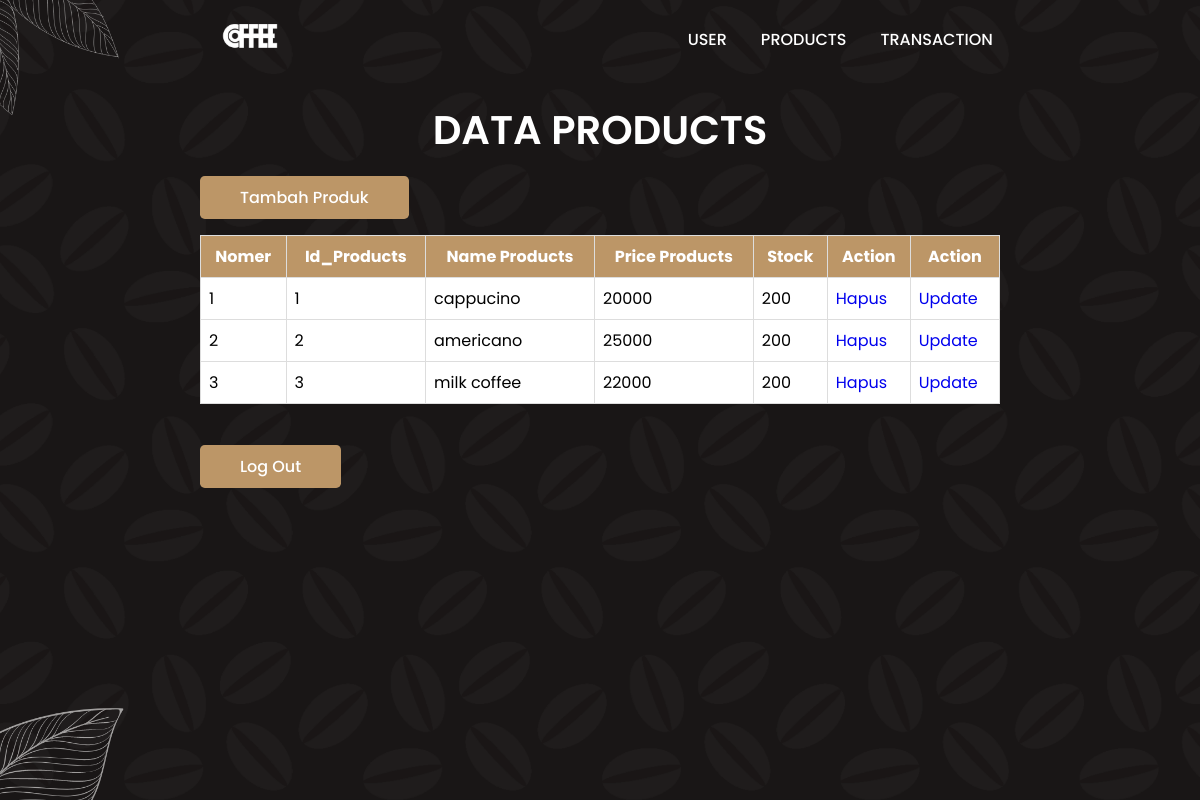
Page /coffee/admin/products.php on the committed database.
### tables this page shows
CREATE TABLE `products` (
  `id_produk` int(11) NOT NULL,
  `nama_produk` varchar(30) NOT NULL,
  `harga_produk` int(11) NOT NULL,
  `stock` int(11) NOT NULL
);

### coffee/admin/products.php (the view, shortened to what this page needs)
<!DOCTYPE html>
<html lang="en">
<head>
    <link rel="stylesheet" href="styleadmin.css">
</head>
<body>
    <header>
        <a href="#" class="logo">
            <img src="img/logo1.png" alt="">
        </a>
        <ul class="navbar">
            <li><a href="user.php">User</a></li>
            <li><a href="products.php">Products</a></li>
            <li><a href="transaction.php">transaction</a></li>
        </ul>
    </header>
    <section class="user">
    <h1 class="heading">Data Products</h1>
    <br>
        <a href="tambah_produk.php" class="btn">Tambah Produk</a>
        <br>
        <br>
        <table border="1" class="table">
            <tr>
                <th>Nomer</th>
                <th>Id_Products</th>
                <th>Name Products</th>
                <th>Price Products</th>
                <th>Stock</th>
                <th>Action</th>
                <th>Action</th>
            </tr>
            <?php
            include '../koneksi.php';
            $query_mysql = mysqli_query($mysqli, "SELECT * FROM products") or die(mysqli_error($mysqli));
            $nomor = 1;
            while($data = mysqli_fetch_array($query_mysql)) {
            ?>
            <tr>
                <td><?php echo $nomor++; ?></td>
                <td><?php echo $data['id_produk']; ?></td>
                <td><?php echo $data['nama_produk']; ?></td>
                <td><?php echo $data['harga_produk']; ?></td>
                <td><?php echo $data['stock']; ?></td>
                <td><a href="hapus_produk.php?id=<?php echo $data['id_produk']; ?>" class="btn-hapus">Hapus</a></td>
                <td><a href="update_produk.php?id=<?php echo $data['id_produk']; ?>" class="btn-update">Update</a></td>
            </tr>
            <?php } ?>
        </table>
        <br>
        <br>
    <a href="../index.php" class="btn">Log Out</a>
    </section>
</body>
</html>

### coffee/admin/styleadmin.css (style rules this page uses)
* { font-family: 'Poppins', sans-serif; margin: 0; padding: 0; box-sizing: border-box; scroll-padding-top: 4rem; scroll-behavior: smooth; list-style: none; text-decoration: none; }
:root { --main-color: #bc9667; --second-color: #edeae3; --text-color: #1b1b1b; --bg-color: #fff; --box-shadow: 2px 2px 10px 4px rgb(14 55 54 / 15%); }
section { padding: 100px 200px; }
header { position: fixed; width: 100%; top: 0; right: 0; z-index: 10000; display: flex; justify-content: space-around; align-items: center; padding: 18px 100px; transition: 0.5s linear; }
.logo img { width: 120px; }
.navbar { display: flex; }
.navbar a { padding: 8px 17px; color: var(--bg-color); font-size: 1rem; text-transform: uppercase; font-weight: 500; }
.user { width: 100%; min-height: 100vh; background: url(img/bg.png); background-repeat: no-repeat; background-size: cover; background-position: center; }
.heading { color: var(--bg-color); font-size: 40px; font-weight: 600; text-align: center; text-transform: uppercase; }
.table { width: 100%; border-collapse: collapse; background: var(--bg-color); background-size: cover; background-repeat: no-repeat; }
.table th, .table td { border: 1px solid #ddd; padding: 8px; }
.table th { background-color: var(--main-color); color: #fff; }
.btn { padding: 10px 40px; border-radius: 0.3rem; background: var(--main-color); color: var(--bg-color); font-weight: 500; }

### rows in the picture
products: id_produk "1", nama_produk "cappucino", harga_produk "20000", stock "200"
products: id_produk "2", nama_produk "americano", harga_produk "25000", stock "200"
products: id_produk "3", nama_produk "milk coffee", harga_produk "22000", stock "200"
